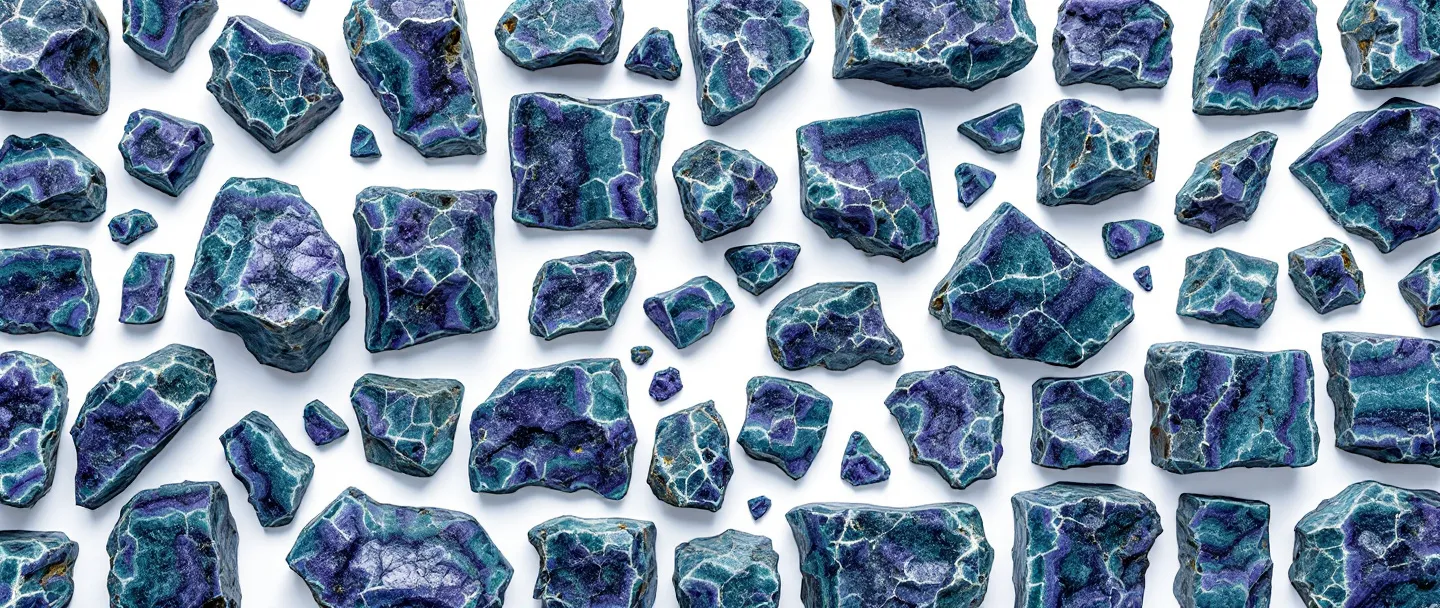
#> input picture docs/maps/top-fluorite-scatter-c40-1.webp, 1440 x 608 px, given in place of silhouette-2.webp, which was not available
$ python gen-map-review.py
#> lines starting #> are read from the running program, lines starting #| are printed output that depends on the picture; after the words box and inside, x2 and y2 are one past the last pixel; in counts of white or black regions, pixels touching at a corner belong together; pictures that were not available may be replaced by others from this repository, and a replacement may not be noted
#!/usr/bin/env python3
"""Generate docs/map-review.html — the owner's shortlist of generated maps, measured.

    python3 scripts/gen-map-review.py
    python3 -m http.server 8000   # then open /docs/map-review.html

Same idea as docs/card-review.html: a self-contained page for making a decision, with a
keep/cut toggle per item that persists in localStorage and exports as JSON. It is GENERATED —
edit this script, not the HTML.

SELECTIONS below is the list of images the owner has approved as the sweeps went by, in the
order they were approved. Anything not in that list stayed in docs/maps as a reject; the
verdicts for those live in docs/maps/README.md.

The numbers under each image are measured here, with the same rules trace-map.py uses, so the
page shows what the tracer would actually see rather than what the picture looks like:

  solid   how much of the frame traces as rock. maze-one plays at 48%; past ~60% the channels
          get tight, and tests/traced-check.cjs enforces a 15-60% band.
  masses  connected blobs left after the gravel cut — roughly how many sprites a trace yields.
  fill    a kept mass's area over its bounding box: how SOLID the shapes are. Stone themes run
          0.63-0.67. Skeletons run 0.39-0.45, because a ribcage is mostly holes, and thin
          shapes are what the despeckle opening and --min-area exist to delete.
"""

import argparse, base64, io, json, os
from PIL import Image
import numpy as np
from scipy import ndimage

ap = argparse.ArgumentParser()
ap.add_argument('--inline', metavar='PATH',
                help='embed the images as data URIs and write here instead — for publishing, '
                     'where relative paths cannot resolve')
ap.add_argument('--pending', default='',
                help='comma-separated stems awaiting a decision — shown first, flagged, and '
                     'filterable on their own. The tool is where options get judged now, so '
                     'a new round lands here rather than only in chat.')
ap.add_argument('--inline-width', type=int, default=760,
                help='downscale embedded images to this width (1440 source is 4x more than a '
                     'gallery card needs, and the page has to carry all 24 at once)')
ARGS = ap.parse_args()

ROOT = os.path.dirname(os.path.dirname(os.path.abspath(__file__)))
MAPS = os.path.join(ROOT, 'docs', 'maps')

# file, theme, rocks asked for, level id if it is already playable, note
SELECTIONS = [
    ('silhouette-2',              'scatter',         17, 'scatter-two',  'The scatter prompt under its old name.'),
    ('veined-scatter-c9-1',       'veined',           9, None,           'Vein weight closest to the game’s own rockVeined.'),
    ('veined-scatter-c28-1',      'veined',          28, None,           'Dense; would trace into something maze-like.'),
    ('crystal-scatter-c40-1',     'crystal',         40, None,           'Round 4, size cap in force — looser field.'),
    ('glacier-scatter-c40-1',     'glacier',         40, None,           'Pale ice on black — smaller floes, wider channels.'),
    ('bioluminescent-scatter-c20-2', 'bioluminescent', 20, None,         'Round 2 — the most side-on image of any theme.'),
    ('ember-scatter-c30-5',        'ember',          30, None,           'Chunkier masses, strong fissures.'),
    # The first --view top round. All five kept; the camera change is what made them work.
    ('top-veined-scatter-c9-1',    'veined',           9, None,           'Top-down. Large masses, wide channels, almost no gravel.'),
    ('top-veined-scatter-c28-1',   'veined',          28, None,           'Top-down. Best of the first overhead round — even masses, real channels, 0.70 fill.'),
    ('top-crystal-scatter-c36-1',  'crystal',         36, None,           'Top-down. Lighting too bright — the roll that prompted DARK_TONE.'),
    ('top-crystal-scatter-c70-1',  'crystal',         70, None,           'Top-down. Same lighting problem, good mass spread.'),
    ('top-bioluminescent-scatter-c20-1', 'bioluminescent', 20, None,      'Top-down. Fixed the polarity the side-on version was ambiguous on: 0.68 fill against 0.38.'),
    # The all-theme sweep, overhead and dark. The owner cut bones/skeletons, the two
    # bioluminescent rolls, crystal c24-2 and ember c24; these are what survived.
    ('top-scatter-c24-1',          'slate',           24, None,           'Overhead + dark. The cleanest image the project has produced: 0.71 fill and 9 gravel specks in the whole frame.'),
    ('top-scatter-c40-1',          'slate',           40, None,           'Overhead + dark, denser.'),
    ('top-veined-scatter-c24-1',   'veined',          24, None,           'Overhead + dark. Dense at 66% — would need the count raised.'),
    ('top-veined-scatter-c40-1',   'veined',          40, None,           'Overhead + dark. One vein escapes onto the background; the rest is strong.'),
    ('top-crystal-scatter-c24-1',  'crystal',         24, None,           'Overhead, before DARK_TONE landed — lighter stone.'),
    ('top-crystal-scatter-c40-1',  'crystal',         40, None,           'Overhead, before DARK_TONE — dense at 67%.'),
    ('top-crystal-scatter-c40-2',  'crystal',         40, None,           'Overhead + dark v2. Rock luminance 59 against 90 for c40-1, and the gems are back inside the rock.'),
    ('top-ice-scatter-c24-1',      'ice',             24, None,           'Overhead + dark.'),
    ('top-ice-scatter-c40-1',      'ice',             40, None,           'Overhead + dark. Dense at 64%.'),
    ('top-ember-scatter-c40-1',    'ember',           40, None,           'Overhead + dark. The c24 of this pair was cut as too evenly arranged.'),
    ('top-glacier-scatter-c24-1',  'glacier',         24, None,           'Overhead. Black ground, so exempt from DARK_TONE.'),
    ('top-glacier-scatter-c40-1',  'glacier',         40, None,           'Overhead. Black ground, denser.'),
    # First round of new themes. obsidian and strata kept; rust kept at the two counts that
    # landed. roots and ruins were cut — see docs/maps/README.md for why they failed together.
    ('top-obsidian-scatter-c24-1', 'obsidian',        24, None,           'Volcanic glass. 43 masses at 42.9%; glass has no grain to render texture into, which is why it comes out this clean.'),
    ('top-obsidian-scatter-c40-1', 'obsidian',        40, None,           'Denser obsidian, just over the band at 61.8%.'),
    ('top-strata-scatter-c40-1',   'strata',          40, None,           'Layered sedimentary banding — the only theme whose feature is a direction. Kept, but the theme is closed: too close to the plain rock maps.'),
    ('top-rust-scatter-c40-1',     'rust',            40, None,           'Banded ironstone. Dense at 76%, but the material reads.'),
    ('top-rust-scatter-c90-1',     'rust',            90, None,           'Rust at the count where it separates: 33 masses, 58.1%, largest blob 23%.'),
    # Round two. Everything kept except the three basalt v2 rolls and anthracite c40.
    ('top-obsidian-scatter-c15-1', 'obsidian',        15, None,           'Obsidian at a low count — 41 masses at 52.6%. Count moves mass size here, not mass number.'),
    ('top-obsidian-scatter-c32-1', 'obsidian',        32, None,           'The most open obsidian: 40.8%, 0.68 fill.'),
    ('top-obsidian-scatter-c55-1', 'obsidian',        55, None,           'Best obsidian in the set: 45 masses, 44.8%, 0.71 fill, largest blob 10%.'),
    ('top-obsidian-scatter-c70-1', 'obsidian',        70, None,           'Very open at 38.7%, but the rock stops short of the bottom edge.'),
    ('top-rust-scatter-c30-1',     'rust',            30, None,           'Dense at 69.4%.'),
    ('top-rust-scatter-c110-1',    'rust',           110, None,           'Densest rust at 79.7%, but the masses stay distinct.'),
    ('top-basalt-scatter-c24-1',   'basalt',          24, None,           'The basalt theme drew no hexagons at all — kept as plain dark rock, which is what it is.'),
    ('top-glass-scatter-c24-1',    'glass',           24, None,           'Shattered plate glass: flat spiky shards with radiating cracks. 43 masses at 40.7%.'),
    ('top-glass-scatter-c40-1',    'glass',           40, None,           'Denser glass, just over the band at 63.9%.'),
    ('top-anthracite-scatter-c24-1', 'anthracite',    24, None,           'The darkest image the project has produced — rock luminance 52.7.'),
    ('top-magnetite-scatter-c24-1', 'magnetite',      24, None,           'Octahedral habit: masses that read as built rather than weathered.'),
    ('top-magnetite-scatter-c40-1', 'magnetite',      40, None,           'Best magnetite: 46 masses, 52.8%, largest blob 10%.'),
    # Round three: the first coloured themes — the mass carries the colour, not a feature
    # inside it. All four kept. These run on DEEP_TONE rather than DARK_TONE.
    ('top-amethyst-scatter-c24-1', 'amethyst',        24, None,           'Violet quartz, faceted. The palest theme in the set — Otsu had to climb to 175 to hold it.'),
    ('top-amethyst-scatter-c40-1', 'amethyst',        40, None,           'Safer value than c24 at luminance 85, 42 masses.'),
    ('top-hematite-scatter-c24-1', 'hematite',        24, None,           'Kidney ore — the only ROUND masses in the set. 50 masses, largest blob 7%.'),
    ('top-hematite-scatter-c40-1', 'hematite',        40, None,           'Fewer, bigger lobes; the most saturated image the project has (chroma 83).'),
    ('top-azurite-scatter-c24-1',  'azurite',         24, None,           'Radiating crystal sprays, 51 masses at 42.4%. Indigo keeps it clear of ice.'),
    # Round four: the coloured themes swept across five counts, plus rhodonite and garnet.
    # fluorite kept at c40 only; labradorite cut outright.
    ('top-amethyst-scatter-c16-1', 'amethyst',        16, None,           'In band at 44.1%, but 567 gravel specks.'),
    ('top-amethyst-scatter-c32-1', 'amethyst',        32, None,           '45 masses at 59.9% — top of the band.'),
    ('top-malachite-scatter-c60-1', 'malachite',      60, None,           'The one malachite count kept — dense at 71.3%, but the banding holds.'),
    ('top-hematite-scatter-c16-1', 'hematite',        16, None,           '36 masses at 49.8% with NINE gravel specks — the cleanest coloured image in the set.'),
    ('top-azurite-scatter-c16-1',  'azurite',         16, None,           'Dense at 70.5%.'),
    ('top-azurite-scatter-c32-1',  'azurite',         32, None,           'Best azurite: 48 masses at 53.3%, and mean chroma 95 — the most saturated image in the project.'),
    ('top-azurite-scatter-c60-1',  'azurite',         60, None,           'Dense at 60.9%.'),
    ('top-fluorite-scatter-c40-1', 'fluorite',        40, None,           'Violet/green banding, 58 masses. The green drifts teal, which is the player\u2019s colour — watch it in game.'),
    ('top-rhodonite-scatter-c24-1', 'rhodonite',      24, None,           'Branching dendrites — the only feature in the set that forks. 50 masses at 51.1%.'),
    ('top-rhodonite-scatter-c40-1', 'rhodonite',      40, None,           '62 masses, largest blob 7%; dense at 62.8%.'),
    ('top-garnet-scatter-c24-1',   'garnet',          24, None,           'Whole embedded crystals rather than a pocket of shards. 32 masses at 39.4%.'),
    ('top-garnet-scatter-c40-1',   'garnet',          40, None,           'Denser garnet at 64.7%, better spread than c24.'),
]


# [7 lines left out: function data_uri, not called in this run]


def otsu(v):
    h = np.bincount(v.ravel().astype(np.uint8), minlength=256).astype(float)
    w = np.cumsum(h); mu = np.cumsum(h * np.arange(256))
    tot, mu_t = w[-1], mu[-1]
    wb = w[:-1]; wf = tot - wb
    ok = (wb > 0) & (wf > 0)
    between = np.zeros(255)
    between[ok] = ((mu_t * wb[ok] / tot - mu[:-1][ok]) ** 2) / (wb[ok] * wf[ok])
    return int(np.argmax(between))


def measure(path):
    """Exactly the rules trace-map.py applies, so the numbers are what the tracer sees."""
#> called with path = 'docs/maps/silhouette-2.webp'
    a = np.asarray(Image.open(path).convert('RGB')).astype(int)
    lum = a.mean(axis=2)
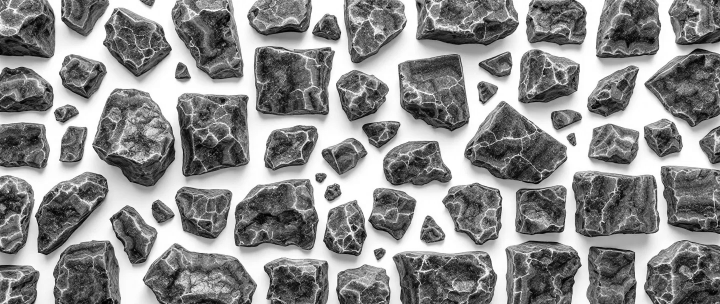
#> lum: shape (608, 1440) float64 (shown at 1/2 size); min 0, max 255, mean 141.2
    # Same flatness test the tracer uses — a background is a flat fill, rock is textured.
    # `None` when the two are within 1.6x, which is the tracer's refuse-to-guess case.
    l32 = lum.astype(np.float32)
    mm = ndimage.uniform_filter(l32, 9)
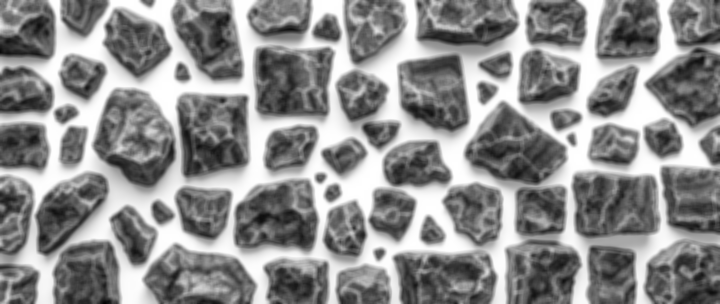
#> mm: shape (608, 1440) float32 (shown at 1/2 size); min 2.13, max 255, mean 141.2
    sd = np.sqrt(np.maximum(0, ndimage.uniform_filter(l32 * l32, 9) - mm * mm))
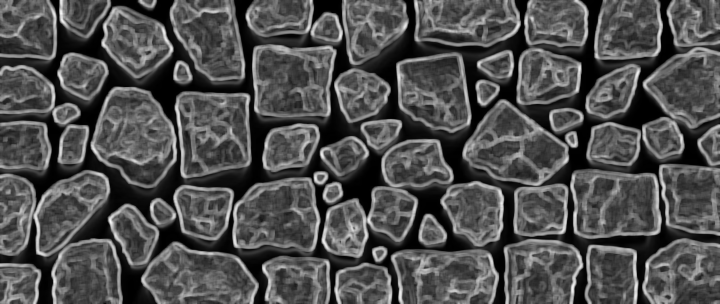
#> sd: shape (608, 1440) float32 (shown at 1/2 size); min 0, max 96.74, mean 30.4; drawn with min black and max white
    flat = sd < 2.0
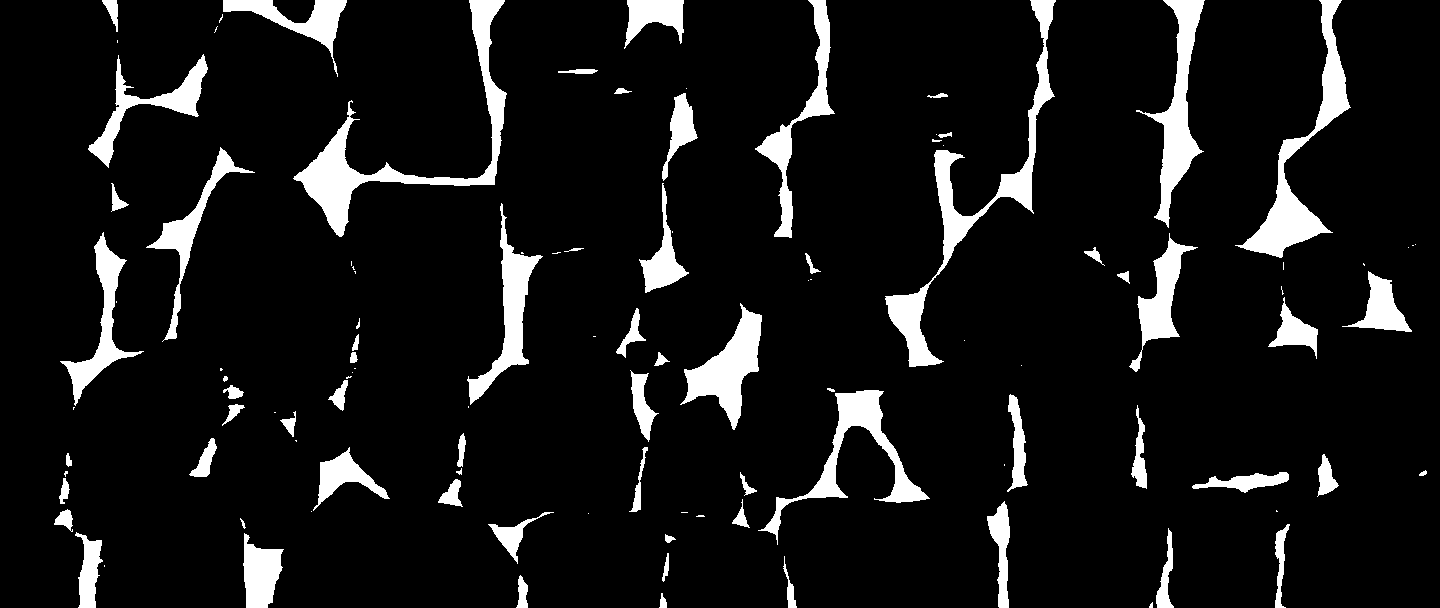
#> flat: shape (608, 1440) bool; 8.9% white; 110 white regions (41 under 20 px), largest, box (x1, y1, x2, y2) and area: (293, 0, 507, 237) 7147, (885, 0, 1056, 367) 6924, (1235, 0, 1351, 258) 5764
    fl, fd = float((flat & (lum >= 235)).mean()), float((flat & (lum <= 20)).mean())
#> fl = 0.0865; fd = 0
    hi, lo = max(fl, fd), min(fl, fd)
#> hi = 0.0865; lo = 0
#> (the rest of the program and of its run is left out)
